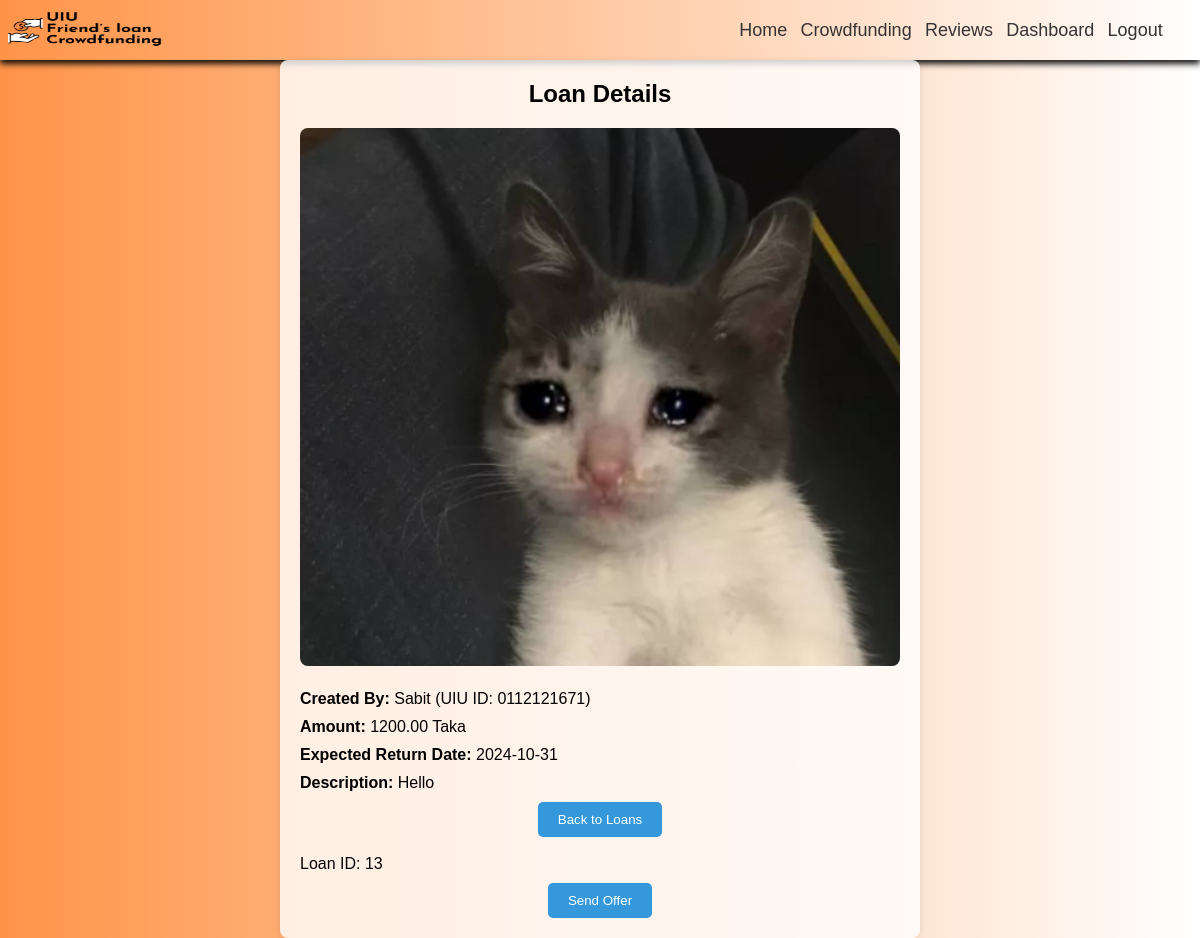
The page /loan_details.php?id=13 on the database its author committed.
### tables this page shows
CREATE TABLE `loans` (
  `loan_id` int(11) NOT NULL,
  `user_id` int(11) NOT NULL,
  `amount` decimal(10,2) NOT NULL,
  `expected_return_date` date NOT NULL,
  `description` text DEFAULT NULL,
  `document` varchar(255) DEFAULT NULL,
  `status` enum('pending','approved','rejected') DEFAULT 'pending',
  `created_at` timestamp NOT NULL DEFAULT current_timestamp()
);

CREATE TABLE `users` (
  `user_id` int(11) NOT NULL,
  `username` varchar(100) NOT NULL,
  `email` varchar(100) NOT NULL,
  `password_hash` varchar(255) NOT NULL,
  `uiu_id` varchar(50) NOT NULL,
  `profile_image` varchar(255) DEFAULT NULL,
  `created_at` timestamp NOT NULL DEFAULT current_timestamp(),
  `phone` varchar(15) NOT NULL
);

### loan_details.php (the view, shortened to what this page needs)
<?php
$servername = "localhost";
$username = "root";
$password = "";
$dbname = "uiu-friends-loan-and-crowdfunding";
$conn = new mysqli($servername, $username, $password, $dbname);
$loan_id = isset($_GET['id']) ? (int)$_GET['id'] : 0;
$sql = "SELECT loans.loan_id, loans.amount, loans.expected_return_date, loans.description, loans.document, users.username, users.uiu_id
        FROM loans
        JOIN users ON loans.user_id = users.user_id
        WHERE loans.loan_id = ?";
$stmt = $conn->prepare($sql);
$stmt->bind_param("i", $loan_id);
$stmt->execute();
$result = $stmt->get_result();
if ($result->num_rows > 0) {
    $loan = $result->fetch_assoc();
} else {
    echo "Loan not found.";
    exit();
}
?>
<!DOCTYPE html>
<html lang="en">
<head>
    <link rel="stylesheet" href="css/style.css" />
</head>
<body>
    <header>
        <div>
            <img src="img/Brand Logo 1.png" alt="Brand Logo" id="logo" />
        </div>
        <nav>
            <a href="HomePage.php">Home</a>
            <a href="Donation.html">Crowdfunding</a>
            <a href="Reviews.html">Reviews</a>
            <a href="Dashboard.html">Dashboard</a>
            <a href="login.html">Logout</a>
        </nav>
    </header>
    <main>
        <div class="loan-details">
            <h2>Loan Details</h2>
            <img src="<?php echo !empty($loan['document']) ? $loan['document'] : 'img/Intersect.png'; ?>" alt="Loan Document" />
            <p><strong>Created By:</strong> <?php echo htmlspecialchars($loan['username']); ?> (UIU ID: <?php echo htmlspecialchars($loan['uiu_id']); ?>)</p>
            <p><strong>Amount:</strong> <?php echo htmlspecialchars($loan['amount']); ?> Taka</p>
            <p><strong>Expected Return Date:</strong> <?php echo htmlspecialchars($loan['expected_return_date']); ?></p>
            <p><strong>Description:</strong> <?php echo htmlspecialchars($loan['description']); ?></p>
            <button onclick="window.history.back()">Back to Loans</button>
            <br>
            <p>Loan ID: <?php echo htmlspecialchars($loan['loan_id']); ?></p>
            <button onclick="window.location.href='offering.php?loan_id=<?php echo htmlspecialchars($loan['loan_id']); ?>'">Send Offer</button>
        </div>
    </main>
</body>
</html>

### css/style.css (style rules this page uses)
* { margin: 0; padding: 0; }
body { background: linear-gradient(to right, #FF9448, #FFFFFF); font-family: Arial, sans-serif; }
#logo { width: 155px; height: 65px; display: flex; justify-content: center; align-items: center; padding-left: 5%; }
header { height: 60px; width: 100%; display: flex; justify-content: center; align-items: center; flex-direction: row; justify-content: space-between; top: 0; left: 0; background-color: transparent; z-index: 1000; box-shadow: 0 4px 6px rgba(0, 0, 0, 0.9); }
nav { width: 450px; height: 60px; font-size: 18px; display: flex; justify-content: center; align-items: center; justify-content: space-evenly; padding-right: 2%; }
nav a { color: #333; text-decoration: none; }

### loan_details.php (style rules this page uses)
.loan-details { max-width: 600px; margin: 0 auto; padding: 20px; background-color: rgba(255, 255, 255, 0.8); border-radius: 8px; box-shadow: 0 2px 8px rgba(0, 0, 0, 0.1); }
.loan-details img { width: 100%; height: auto; border-radius: 8px; margin-bottom: 20px; }
.loan-details h2 { text-align: center; margin-bottom: 20px; }
.loan-details p { font-size: 16px; margin-bottom: 10px; }
button { background-color: #3498db; color: white; border: none; padding: 10px 20px; border-radius: 5px; cursor: pointer; display: block; margin: 0 auto; transition: background-color 0.3s ease; }

### rows shown on the page
loans: document (picture), user.username "Sabit", user.uiu_id "0112121671", amount "1200.00", expected_return_date "2024-10-31", description "Hello", loan_id "13"
